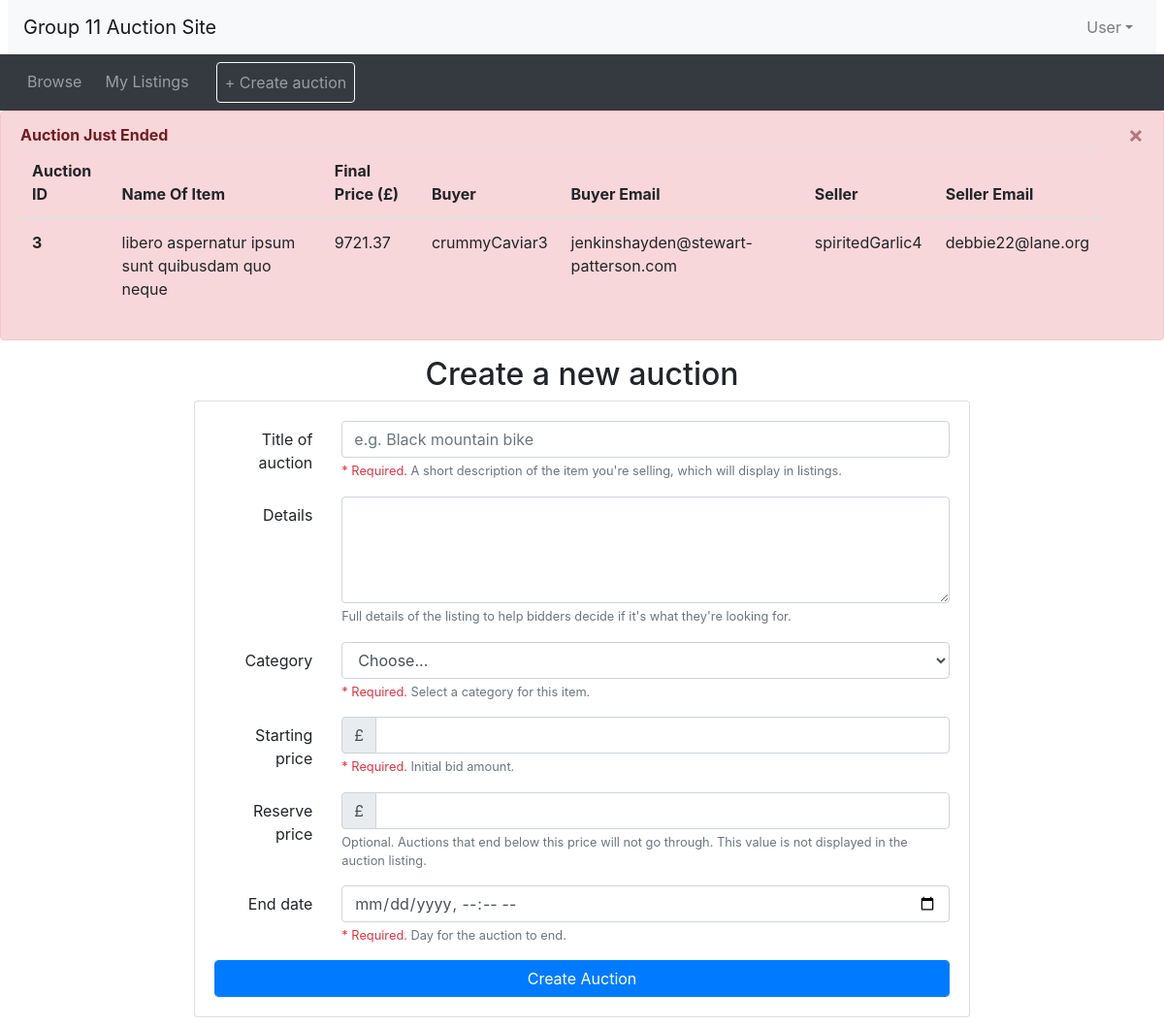
Screenshot of /create_auction.php (signed in) with the database file from the repository.
### tables this page shows
CREATE TABLE Bids (
    BidID INT AUTO_INCREMENT,
    UserName VARCHAR(50),
    AuctionID INT,
    BidPrice FLOAT(10, 2) NOT NULL,
    BidTime DATETIME NOT NULL,
    PRIMARY KEY (BidID),
    CONSTRAINT FK_UserName_Bids FOREIGN KEY (Username) REFERENCES Users(Username),
    CONSTRAINT FK_AuctionID_Bids FOREIGN KEY (AuctionID) REFERENCES Auctions(AuctionID)
);

CREATE TABLE Users (
    Username VARCHAR(50),
    AuthPassWord VARCHAR(40) NOT NULL,
    UserGroup VARCHAR(6),
    Email VARCHAR(100) NOT NULL,
    PRIMARY KEY (Username),
    CONSTRAINT FK_UserGroup FOREIGN KEY (UserGroup) REFERENCES UserStatus(UserGroup) ON DELETE CASCADE
);

### create_auction.php (the view, shortened to what this page needs)
<?php include_once("header.php")?>
<div class="container">
<div style="max-width: 800px; margin: 10px auto">
  <h2 style= "text-align:center">Create a new auction</h2>
  <div class="card">
    <div class="card-body">
      <form method="post" action="create_auction_result.php">
        <div class="form-group row">
          <label for="auctionTitle" class="col-sm-2 col-form-label text-right">Title of auction</label>
          <div class="col-sm-10">
            <input type="text" class="form-control" name="auctionTitle" id="auctionTitle" placeholder="e.g. Black mountain bike">
            <small id="titleHelp" class="form-text text-muted"><span class="text-danger">* Required.</span> A short description of the item you're selling, which will display in listings.</small>
          </div>
        </div>
        <div class="form-group row">
          <label for="auctionDetails" class="col-sm-2 col-form-label text-right">Details</label>
          <div class="col-sm-10">
            <textarea class="form-control" name="auctionDetails" id="auctionDetails" rows="4"></textarea>
            <small id="detailsHelp" class="form-text text-muted">Full details of the listing to help bidders decide if it's what they're looking for.</small>
          </div>
        </div>
        <div class="form-group row">
          <label for="auctionCategory" class="col-sm-2 col-form-label text-right">Category</label>
          <div class="col-sm-10">
            <select class="form-control" name= "auctionCategory" id="auctionCategory">
              <option selected>Choose...</option>
            </select>
            <small id="categoryHelp" class="form-text text-muted"><span class="text-danger">* Required.</span> Select a category for this item.</small>
          </div>
        </div>
        <div class="form-group row">
          <label for="auctionStartPrice" class="col-sm-2 col-form-label text-right">Starting price</label>
          <div class="col-sm-10">
	        <div class="input-group">
              <div class="input-group-prepend">
                <span class="input-group-text">£</span>
              </div>
              <input type="number" class="form-control" name= "auctionStartPrice" id="auctionStartPrice">
            </div>
            <small id="startBidHelp" class="form-text text-muted"><span class="text-danger">* Required.</span> Initial bid amount.</small>
          </div>
        </div>
        <div class="form-group row">
          <label for="auctionReservePrice" class="col-sm-2 col-form-label text-right">Reserve price</label>
          <div class="col-sm-10">
            <div class="input-group">
              <div class="input-group-prepend">
                <span class="input-group-text">£</span>
              </div>
              <input type="number" class="form-control" name= "auctionReservePrice" id="auctionReservePrice">
            </div>
            <small id="reservePriceHelp" class="form-text text-muted">Optional. Auctions that end below this price will not go through. This value is not displayed in the auction listing.</small>
          </div>
        </div>
        <div class="form-group row">
          <label for="auctionEndDate" class="col-sm-2 col-form-label text-right">End date</label>
          <div class="col-sm-10">
            <input type="datetime-local" class="form-control" name="auctionEndDate" id="auctionEndDate">
            <small id="endDateHelp" class="form-text text-muted"><span class="text-danger">* Required.</span> Day for the auction to end.</small>
          </div>
        </div>
        <button type="submit" class="btn btn-primary form-control">Create Auction</button>
      </form>
    </div>
  </div>
</div>
</div>
<?php include_once("footer.php")?>

### header.php (shortened to what this page needs)
<?php require("database.php")?>
<!doctype html>
<html lang="en">
<head>
  <link rel="stylesheet" href="css/bootstrap.min.css">
  <link rel="stylesheet" href="https://cdnjs.cloudflare.com/ajax/libs/font-awesome/4.7.0/css/font-awesome.min.css">
  <link rel="stylesheet" href="css/custom.css">
</head>
<body>
<nav class="navbar navbar-expand-lg navbar-light bg-light mx-2">
  <a class="navbar-brand" href="#">Group 11 Auction Site</a>
  <ul class="navbar-nav ml-auto">
    <li class="nav-item dropdown">
<?php
  if (isset($_SESSION['logged_in']) && $_SESSION['logged_in'] == true) {
    echo "<a class='nav-link dropdown-toggle' href='#' id='navbarDropdown' role='button' data-toggle='dropdown' aria-haspopup='true' aria-expanded='false'>User</a>".
    "<div class='dropdown-menu dropdown-menu-right' aria-labelledby='navbarDropdown'>".
    "<a class='dropdown-item' href='#'>User Name: ".$_SESSION['username']."</a>".
    "<a class='dropdown-item' href='#'>Email: ".$_SESSION['email']."</a>".
    "<a class='dropdown-item' href='#'>User Group: ".$_SESSION['account_type']."</a>".
    "<div class='dropdown-divider'></div>".
    "<a class='dropdown-item' href='logout.php'>Logout</a>";
  }
  else {
    echo '<button type="button" class="btn nav-link" data-toggle="modal" data-target="#loginModal">Login</button>';
  }
?>
      </div>
    </li>
  </ul>
</nav>
<nav class="navbar navbar-expand-lg navbar-dark bg-dark">
  <ul class="navbar-nav align-middle">
	<li class="nav-item mx-1">
      <a class="nav-link" href="browse.php">Browse</a>
    </li>
<?php
  if (isset($_SESSION['account_type']) && $_SESSION['account_type'] == 'seller') {
  echo('
	<li class="nav-item mx-1">
      <a class="nav-link" href="mylistings.php">My Listings</a>
    </li>
	<li class="nav-item ml-3">
      <a class="nav-link btn border-light" href="create_auction.php">+ Create auction</a>
    </li>');
  }
?>
  </ul>
</nav>
<?php
if (isset($_SESSION['logged_in']) && $_SESSION['logged_in'] == true) {
 $querryTodayAuctionFinish = <<<QUERRYTEXT
 SELECT
  a.AuctionID,
  a.UserName,
  u.Email,
  a.ItemName,
  a.ReservePrice
 FROM
  auctions a
  JOIN users u
  ON u.UserName = a. UserName
 WHERE
  EndingTime > CURDATE() - INTERVAL 1 DAY
  AND EndingTime < CURDATE()
 QUERRYTEXT;
 $resultTodayAuctionFinish = mysqli_query($connectionView, $querryTodayAuctionFinish);
 if ($resultTodayAuctionFinish->num_rows > 0) {
  echo <<<TABLEPARTS
  <div class="alert alert-danger alert-dismissible fade show" role="alert">
    <strong>Auction Just Ended</strong>
    <table class="table">
    <thead>
      <tr>
        <th scope="col">Auction ID</th>
        <th scope="col">Name Of Item</th>
        <th scope="col">Final Price (£)</th>
        <th scope="col">Buyer</th>
        <th scope="col">Buyer Email</th>
        <th scope="col">Seller</th>
        <th scope="col">Seller Email</th>
      </tr>
    </thead>
    <tbody>
  TABLEPARTS;
  while ($rowFinAuction = mysqli_fetch_array($resultTodayAuctionFinish)){
    $Auction_ID = $rowFinAuction['AuctionID'];
    $Item_Name = $rowFinAuction['ItemName'];
    $Seller = $rowFinAuction['UserName'];
    $Seller_Email = $rowFinAuction['Email'];
    $Reserve_Price = $rowFinAuction['ReservePrice'];
    $querryWinner = <<<QUERRYTEXT
    SELECT
      b.UserName,
      b.bidPrice,
      u.Email
    FROM
      bids b
      JOIN users u
      ON b.UserName = u.Username
    WHERE
      b.AuctionID = {$Auction_ID}
    ORDER BY
      b.BidPrice DESC,
      b.BidTime ASC;
    QUERRYTEXT;
    $resultWinner = mysqli_query($connectionView, $querryWinner);
    $rowWinner = mysqli_fetch_array($resultWinner);
    $Final_Price = $rowWinner['bidPrice'];
    $Buyer = $rowWinner['UserName'];
    $Buyer_Email = $rowWinner['Email'];
    if ($Final_Price >= $Reserve_Price) {
      echo <<<ROWPARTS
      <tr>
        <th scope="row">{$Auction_ID}</th>
        <td>{$Item_Name}</td>
        <td>{$Final_Price}</td>
        <td>{$Buyer}</td>
        <td>{$Buyer_Email}</td>
        <td>{$Seller}</td>
        <td>{$Seller_Email}</td>
      </tr>
  ROWPARTS;
    }
   }
  echo <<<TABLEPARTS
    </tbody>
  </table>
    <button type="button" class="close" data-dismiss="alert" aria-label="Close">
      <span aria-hidden="true">&times;</span>
    </button>
  </div>
  TABLEPARTS;
}
}
?>

### rows the page displays
bids: BidPrice "9721.37", UserName "crummyCaviar3"
users: Email "jenkinshayden@stewart-patterson.com"

### other values shown
$Auction_ID "3"
$Item_Name "libero aspernatur ipsum sunt quibusdam quo neque"
$Seller "spiritedGarlic4"
$Seller_Email "debbie22@lane.org"
